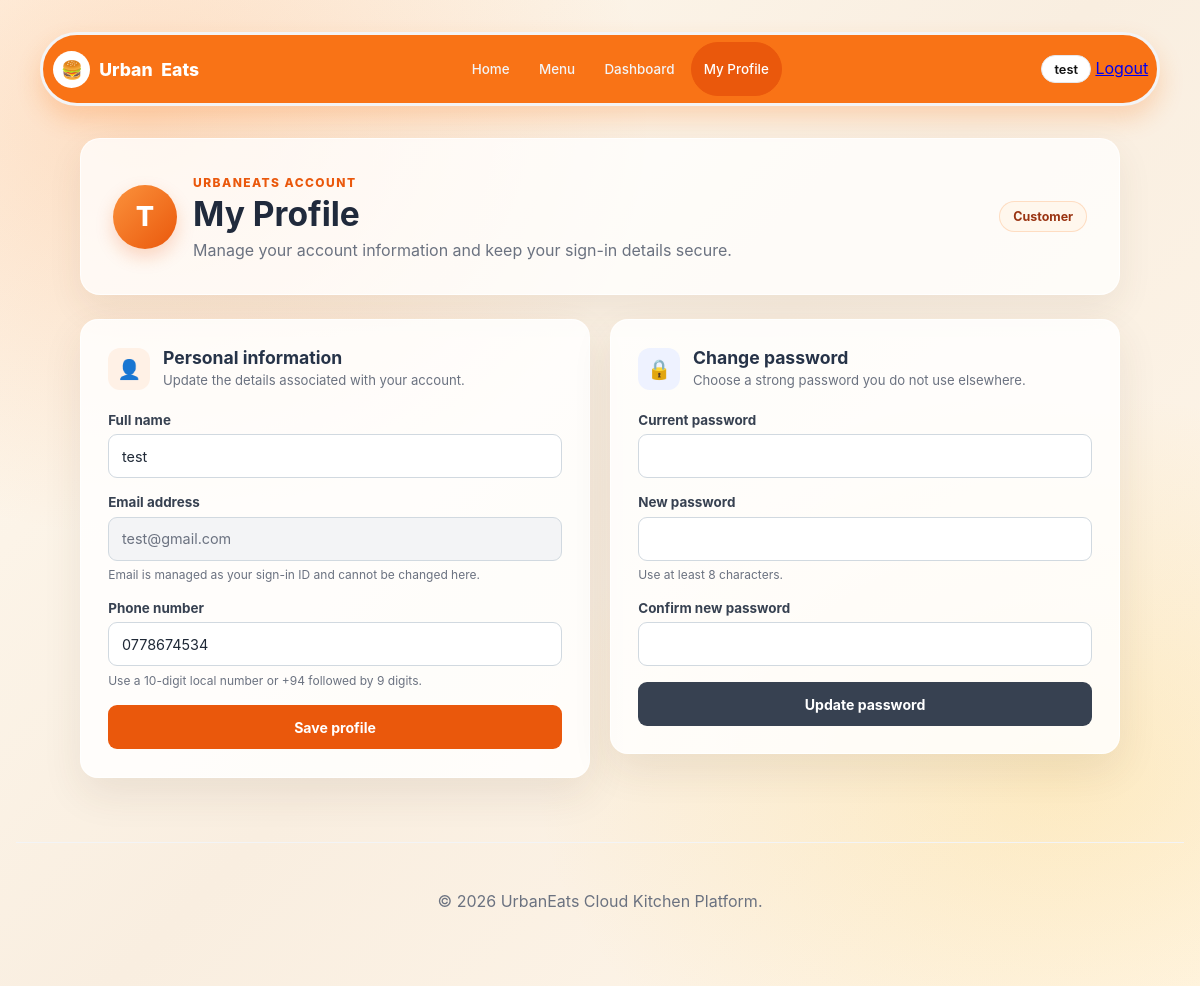
Screenshot of /auth/profile.php (signed in) with the database file from the repository.
### tables this page shows
CREATE TABLE `users` (
  `user_id` int(11) NOT NULL,
  `full_name` varchar(100) NOT NULL,
  `email` varchar(100) NOT NULL,
  `phone` varchar(20) NOT NULL,
  `password_hash` varchar(255) NOT NULL,
  `role_id` int(11) NOT NULL DEFAULT 1,
  `is_active` tinyint(1) DEFAULT 1,
  `created_at` timestamp NOT NULL DEFAULT current_timestamp()
);

### includes/functions.php (called while the page is built, shortened)
<?php
function url(string $path = ''): string {
    return BASE_URL . '/' . ltrim($path, '/');
}
function e(?string $value): string {
    return htmlspecialchars($value ?? '', ENT_QUOTES, 'UTF-8');
}

### auth/profile.php (the view, shortened to what this page needs)
<?php
require_once '../config/db.php';
require_once '../includes/functions.php';
$user_id = (int)$_SESSION['user_id'];
$profile_name = '';
$profile_phone = '';
$profile_stmt = $pdo->prepare('SELECT full_name, email, phone, password_hash FROM users WHERE user_id = ?');
$profile_stmt->execute([$user_id]);
$current_user = $profile_stmt->fetch();
if ($_SERVER['REQUEST_METHOD'] !== 'POST' || !isset($_POST['update_profile'])) {
    $profile_name = $current_user['full_name'];
    $profile_phone = $current_user['phone'];
}
include '../includes/header.php';
?>
<section class="account-profile-page">
    <header class="account-profile-heading">
        <div class="account-profile-avatar" aria-hidden="true">
            <?= e(mb_strtoupper(mb_substr($current_user['full_name'], 0, 1))) ?>
        </div>
        <div class="account-profile-heading-copy">
            <span class="role-dashboard-eyebrow">URBANEATS ACCOUNT</span>
            <h1>My Profile</h1>
            <p>Manage your account information and keep your sign-in details secure.</p>
        </div>
        <span class="account-profile-role"><?= e($_SESSION['role'] ?? 'User') ?></span>
    </header>
    <div class="account-profile-grid">
        <section class="account-profile-card" aria-labelledby="profile-details-title">
            <div class="account-profile-card-heading">
                <span class="account-profile-card-icon" aria-hidden="true">👤</span>
                <div>
                    <h2 id="profile-details-title">Personal information</h2>
                    <p>Update the details associated with your account.</p>
                </div>
            </div>
            <form method="post" action="<?= e(url('auth/profile.php')) ?>" class="account-profile-form">
                <div class="account-profile-field">
                    <label for="profile-full-name">Full name</label>
                    <input type="text" id="profile-full-name" name="full_name" maxlength="100" autocomplete="name" value="<?= e($profile_name) ?>" required>
                </div>
                <div class="account-profile-field">
                    <label for="profile-email">Email address</label>
                    <input type="email" id="profile-email" value="<?= e($current_user['email']) ?>" readonly>
                    <small>Email is managed as your sign-in ID and cannot be changed here.</small>
                </div>
                <div class="account-profile-field">
                    <label for="profile-phone">Phone number</label>
                    <input type="tel" id="profile-phone" name="phone" autocomplete="tel" placeholder="0771234567" value="<?= e($profile_phone) ?>" required>
                    <small>Use a 10-digit local number or +94 followed by 9 digits.</small>
                </div>
                <button type="submit" class="account-profile-submit">Save profile</button>
            </form>
        </section>
        <section class="account-profile-card" aria-labelledby="profile-password-title">
            <div class="account-profile-card-heading">
                <span class="account-profile-card-icon password" aria-hidden="true">🔒</span>
                <div>
                    <h2 id="profile-password-title">Change password</h2>
                    <p>Choose a strong password you do not use elsewhere.</p>
                </div>
            </div>
            <form method="post" action="<?= e(url('auth/profile.php')) ?>" class="account-profile-form">
                <div class="account-profile-field">
                    <label for="current-password">Current password</label>
                    <input type="password" id="current-password" name="current_password" autocomplete="current-password" required>
                </div>
                <div class="account-profile-field">
                    <label for="new-password">New password</label>
                    <input type="password" id="new-password" name="new_password" autocomplete="new-password" minlength="8" required>
                    <small>Use at least 8 characters.</small>
                </div>
                <div class="account-profile-field">
                    <label for="confirm-password">Confirm new password</label>
                    <input type="password" id="confirm-password" name="confirm_password" autocomplete="new-password" minlength="8" required>
                </div>
                <button type="submit" class="account-profile-submit password-submit">Update password</button>
            </form>
        </section>
    </div>
</section>
<?php include '../includes/footer.php'; ?>

### rows the page displays
users: full_name "T", full_name "test", email "test@gmail.com", phone "0778674534"

### other values shown
$_SESSION['full_name'] "test"
$_SESSION['role'] "Customer"
